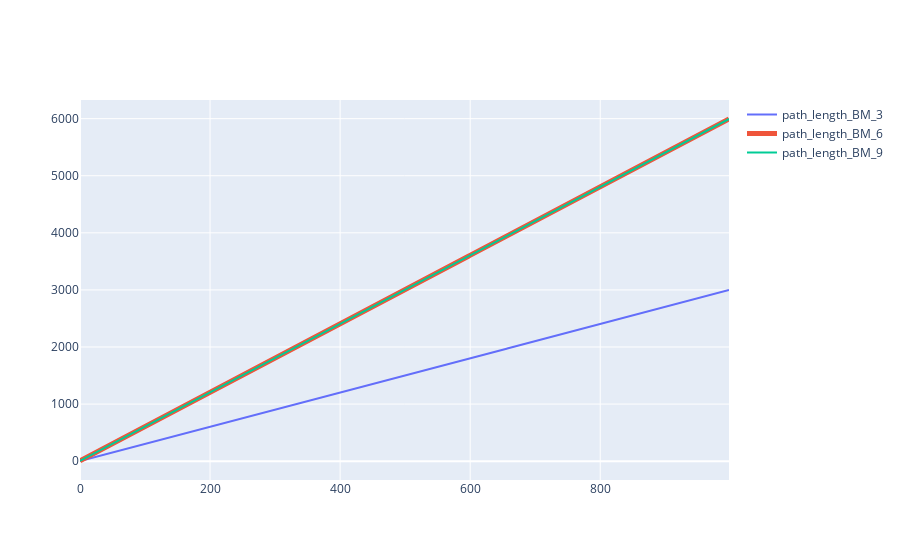

The cell this chart's notebook holds for it:
### Code cell
# Plotting
# Init figure
fig_path_length = go.Figure()

# First trace BM1
## start - Add your code here
fig_path_length.add_trace(go.Scatter(
    x = np.arange(len(pl_BM_3)),
    y = pl_BM_3,
    marker = dict(size=2),
    line = dict(width=2),
    mode = 'lines',
    name = 'path_length_BM_3',
    showlegend = True
))
## end - Add your code here


# Second trace BM2
## start - Add your code here
fig_path_length.add_trace(go.Scatter(
    x = np.arange(len(pl_BM_6)),
    y = pl_BM_6,
    marker = dict(size=2),
    line = dict(width=5),
    mode = 'lines',
    name = 'path_length_BM_6',
    showlegend = True
))
## end - Add your code here


# Third trace CRW
## start - Add your code here
fig_path_length.add_trace(go.Scatter(
    x = np.arange(len(pl_BM_9)),
    y = pl_BM_9,
    marker = dict(size=2),
    line = dict(width=2),
    mode = 'lines',
    name = 'path_length_BM_9',
    showlegend = True
))
## end - Add your code here


fig_path_length.show()

### Figure 1 — Plotly figure (JSON) as saved in the notebook; plotly's stock layout.template omitted (floating-point values rounded to 4 significant figures; data arrays with more than 128 entries replaced by an {"elided": "..."} marker saying what was removed)
{"data": [{"line": {"width": 2}, "marker": {"size": 2}, "mode": "lines", "name": "path_length_BM_3", "showlegend": true, "type": "scatter", "x": {"elided": "999 int values"}, "y": {"elided": "999 float values"}}, {"line": {"width": 5}, "marker": {"size": 2}, "mode": "lines", "name": "path_length_BM_6", "showlegend": true, "type": "scatter", "x": {"elided": "999 int values"}, "y": {"elided": "999 float values"}}, {"line": {"width": 2}, "marker": {"size": 2}, "mode": "lines", "name": "path_length_BM_9", "showlegend": true, "type": "scatter", "x": {"elided": "999 int values"}, "y": {"elided": "999 float values"}}], "layout": {}}
